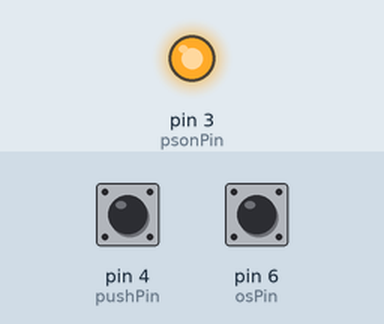
A sketch run on a simulated Arduino Uno, built with avr-gcc and run on an emulated ATmega328P. Parts: output pins drawn as LEDs (lit = HIGH). Dashed ring = blinking. The inputs (shaded band) are chosen by the test bench; at power-on: pin 4 (pushPin) HIGH, pin 6 (osPin) HIGH.

Above: at 1.2 s.
1.3 s: pin 4 (pushPin) pulled LOW for 3.2 s
At 4.7 s:
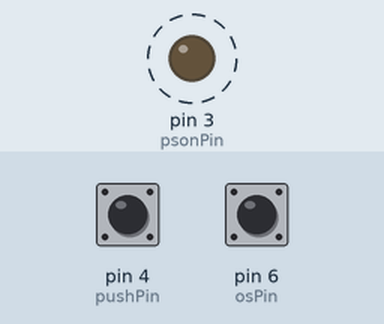
6.0 s: pin 4 (pushPin) pulled LOW for 0.15 s
At 7.2 s:
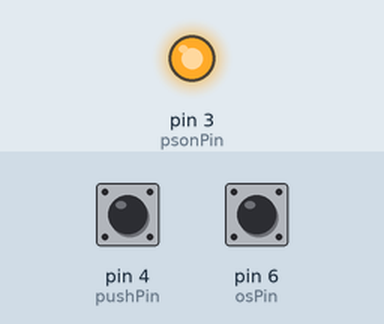
7.6 s: pin 6 (osPin) pulled LOW for 0.15 s
At 8.4 s:
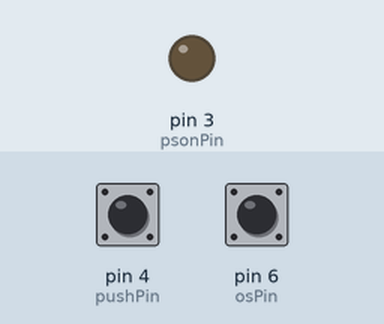
Timing chart, 0 to 10.6 s (numbered marks = the images above; inputs shaded):
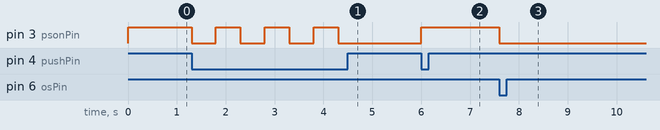

Measured:
- after the input at 1.3 s, pin 3 (psonPin): alternates HIGH for 0.50 s and LOW for 0.50 s, 7 changes in all, then stays LOW, starting at once
- after the input at 6.0 s, pin 3 (psonPin): LOW → HIGH at once
- after the input at 7.6 s, pin 3 (psonPin): HIGH → LOW at once

The sketch:

TownsPSU_script.ino
```cpp
String chkDiv = "off";

int pushPin = 4;    //Solder this wire to POWER ON-OFF Button on Towns

int psonPin = 3;    //Soldier this wire to PS_ON line of ATX Power Supply

int osPin = 6;      //Soldier this wire to OFF Wire on Towns Power Supply for TownsOS power off


void changePower(){

    if(chkDiv == "off"){

        digitalWrite(psonPin, LOW);

        chkDiv = "on";

    }else{

        digitalWrite(psonPin, HIGH);

        chkDiv = "off";

    }

}

void setup(void) {

    pinMode(pushPin, INPUT_PULLUP); //Power Switch Button

    pinMode(osPin, INPUT_PULLUP); //OS Power Button

    pinMode(psonPin, OUTPUT); //ATX Power On off

    digitalWrite(psonPin, HIGH);

}


void loop(void) {

    if (digitalRead(pushPin) == LOW) {

        changePower();

        delay(500);

    }else if (digitalRead(osPin) == LOW) {

        changePower();

        delay(500);

}
}
```
